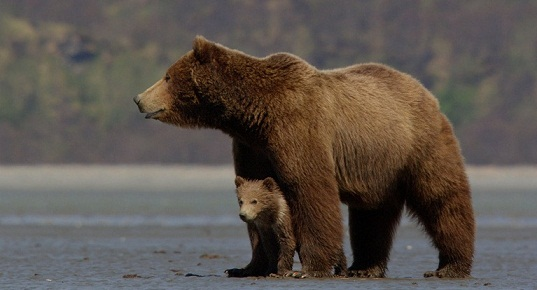
//> input picture image_segmentation/build/sample_images/00.jpg, 537 x 290 px
$ ./hough_line ../../image_segmentation/build/sample_images/00.jpg   (built with g++ and OpenCV 4)
//> lines starting //> are read from the running program, lines starting //| are printed output that depends on the picture; after the words box and inside, x2 and y2 are one past the last pixel; in counts of white or black regions, pixels touching at a corner belong together
/**
 * @file hough_line.cpp
 * @author Nguyen Quang <nqoptik@gmail.com>
 * @brief The Hough line transform for line detection.
 * @since 0.0.1
 *
 * @copyright Copyright (c) 2015, Nguyen Quang, all rights reserved.
 *
 */

#include <cmath>
#include <iostream>

#include <opencv2/core/core.hpp>
#include <opencv2/highgui/highgui.hpp>
#include <opencv2/imgproc/imgproc.hpp>

/**
 * @brief A struct to store the data of a line in the Polar coordinate system.
 *
 * @since 0.0.1
 *
 */
struct Line
{
    float rho;
    float theta;
};

/**
 * @brief A class to detect lines in an image using the Hough transform.
 *
 * @since 0.0.1
 *
 */
class HoughLine
{
private:
    float delta_theta_;         //!< The angle resolution of the accumulator in radians.
    int accumulator_threshold_; //!< The accumulator threshold parameter, only those lines get enough votes will be returned.
    int rho_range_;             //!< The rho range around the maximum cell that belongs to the same line.
    float theta_range_;         //!< The theta range around the maximum cell that belongs to the same line.

public:
    /**
     * @brief Construct a new HoughLine object.
     *
     * @param[in] delta_theta The angle resolution of the accumulator in radians.
     * @param[in] accumulator_threshold The accumulator threshold parameter, only those lines get enough votes will be returned.
     * @param[in] rho_range The rho range around the maximum cell that belongs to the same line.
     * @param[in] theta_range The theta range around the maximum cell that belongs to the same line.
     * @since 0.0.1
     */
    HoughLine(const float& delta_theta = M_PI / 180,
              const int& accumulator_threshold = 100,
              const int& rho_range = 10,
              const float& theta_range = M_PI / 18);

    /**
     * @brief Destroy the HoughLine object.
     *
     * @since 0.0.1
     *
     */
    ~HoughLine();

    /**
     * @brief Detect lines in the given image.
     *
     * @param[in] image The input image.
     * @return The vector of lines detected.
     * @since 0.0.1
     */
    std::vector<Line> detect_lines(const cv::Mat& image) const;
};

HoughLine::HoughLine(const float& delta_theta,
                     const int& accumulator_threshold,
                     const int& rho_range,
                     const float& theta_range)
    : delta_theta_(delta_theta),
      accumulator_threshold_(accumulator_threshold),
      rho_range_(rho_range),
      theta_range_(theta_range)
{
}

HoughLine::~HoughLine()
{
}

std::vector<Line> HoughLine::detect_lines(const cv::Mat& image) const
{
    int rho_index_max = std::round(sqrtf((float)(image.rows * image.rows + image.cols * image.cols)));
    int theta_index_max = std::round(2 * M_PI / delta_theta_);
    cv::Mat accumulator = cv::Mat::zeros(cv::Size(theta_index_max, rho_index_max), CV_16UC1);
    ushort* accumulator_data = (ushort*)accumulator.data;

    // Run the accumulator
    for (int row_index = 0; row_index < image.rows; ++row_index)
    {
        for (int column_index = 0; column_index < image.cols; ++column_index)
        {
            // The edge pixels are black
            if (image.data[row_index * image.cols + column_index] == 0)
            {
                for (float theta = 0; theta < 2 * M_PI; theta += delta_theta_)
                {
                    int rho = std::round(column_index * cos(theta) + row_index * sin(theta));
                    if (rho >= 0)
                    {
                        int theta_index = std::round(theta / delta_theta_);
                        ++accumulator_data[rho * accumulator.cols + theta_index];
                    }
                }
            }
        }
    }

    // Run the peak selection algorithm
    int row_range = rho_range_;
    int column_range = std::round(theta_range_ / delta_theta_);
    std::vector<Line> lines;
    while (true)
    {
        // Find the maximum cell in the accumulator
        double max_cell_value;
        cv::Point max_cell_location;
        cv::minMaxLoc(accumulator, nullptr, &max_cell_value, nullptr, &max_cell_location);
        if ((int)max_cell_value < accumulator_threshold_)
        {
            break;
        }

        // Zero out the area around the maximum cell that belongs to the same line
        for (int row_index = std::max(max_cell_location.y - row_range, 0); row_index < std::min(max_cell_location.y + row_range, accumulator.rows); ++row_index)
        {
            for (int column_index = std::max(max_cell_location.x - column_range, 0); column_index < std::min(max_cell_location.x + column_range, accumulator.cols); ++column_index)
            {
                accumulator_data[row_index * accumulator.cols + column_index] = 0;
            }
        }
        float rho = max_cell_location.y;
        float theta = max_cell_location.x * delta_theta_;
        lines.push_back(Line{rho, theta});
    }
    return lines;
}

/**
 * @brief The main function.
 *
 * @param[in] argc The argument count.
 * @param[in] argv The argument vector.
 * @return The status value.
 * @since 0.0.1
 */
int main(int argc, char** argv)
{
    if (argc != 2)
    {
        printf("To run the Hough line detection, type ./hough_line <image_file>\n");
        return 1;
    }
    cv::Mat image = cv::imread(argv[1], 0);
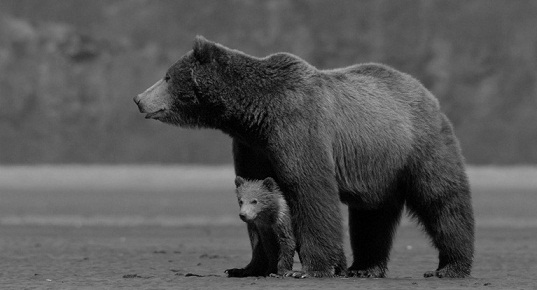
//> image: 290 rows x 537 cols, CV_8UC1; min 0, max 205, mean 86.9
    if (image.empty())
    {
        printf("The input image is empty.\n");
        return 1;
    }
    cv::threshold(image, image, 200, 255, cv::THRESH_BINARY);
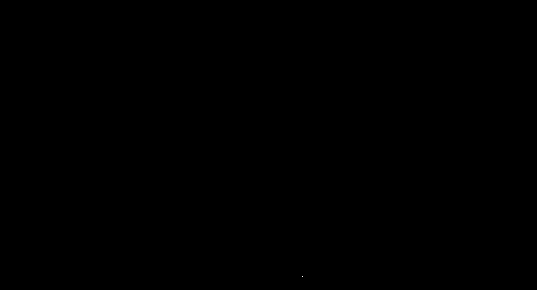
//> image: 290 rows x 537 cols, CV_8UC1; 0% white in thin lines or dots, all inside (x1, y1, x2, y2) = (302, 276, 303, 277)

    // Apply the Hough line detection
    HoughLine hough_line(M_PI / 180, 100, 10, M_PI / 18);
    std::vector<Line> lines = hough_line.detect_lines(image);
//> after the loop in detect_lines, `for (int row_index = 0; row_index < image.rows; ++row_index)`:
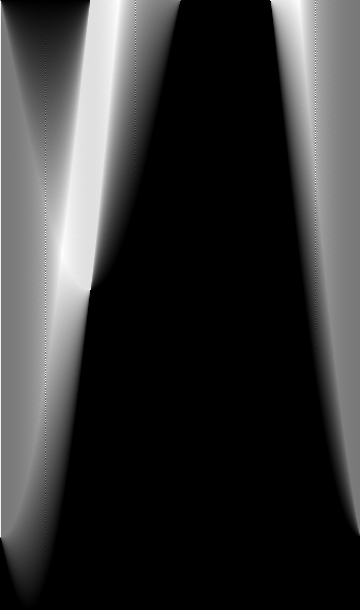
//> accumulator: 610 rows x 360 cols, CV_16UC1; min 0, max 610, mean 128.5; drawn with min black and max white
//> the loop in detect_lines, `while (true)` made 683 passes
//> (max_cell_value, max_cell_location, rho, theta) on passes 1 to 12: (610, Point(62, 255), 255, 1.08), (608, Point(118, 0), 0, 2.06), (608, Point(298, 0), 0, 5.2), (607, Point(117, 12), 12, 2.04), (602, Point(63, 242), 242, 1.1), (599, Point(116, 22), 22, 2.02), (594, Point(115, 32), 32, 2.01), (594, Point(65, 228), 228, 1.13), (590, Point(299, 10), 10, 5.22), (588, Point(114, 43), 43, 1.99), (588, Point(66, 217), 217, 1.15), (586, Point(63, 265), 265, 1.1)
//> pass 2, in detect_lines, `cv::minMaxLoc(accumulator, nullptr, &max_cell_value, nullptr, &max_cel..`:
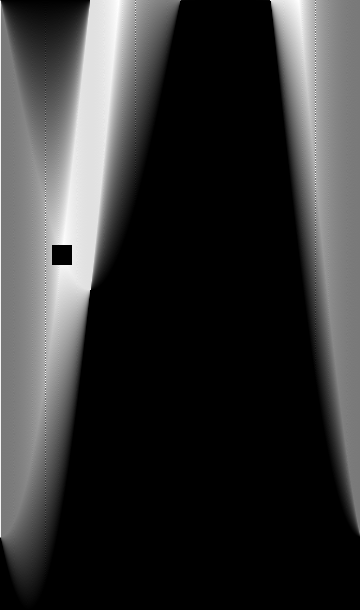
//> accumulator: 610 rows x 360 cols, CV_16UC1; 0.18% of pixels changed, all inside (x1, y1, x2, y2) = (52, 245, 72, 265); drawn with min black and max white
//> pass 3, in detect_lines, `cv::minMaxLoc(accumulator, nullptr, &max_cell_value, nullptr, &max_cel..`:
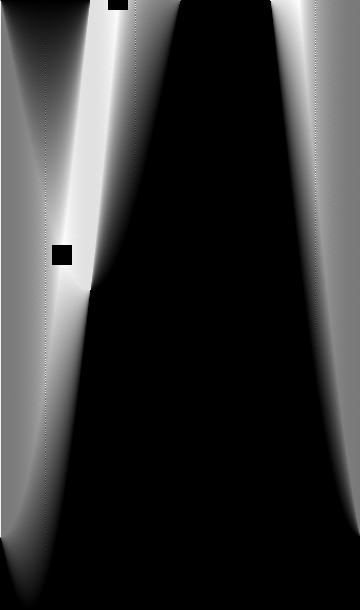
//> accumulator: 610 rows x 360 cols, CV_16UC1; 0.09% of pixels changed, all inside (x1, y1, x2, y2) = (108, 0, 128, 10); drawn with min black and max white
//> after the loop in detect_lines, `while (true)`:
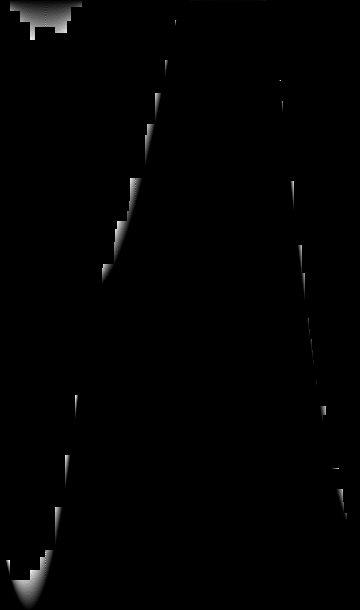
//> accumulator: 610 rows x 360 cols, CV_16UC1; min 0, max 98, mean 0.7; drawn with min black and max white
//> after the loop in detect_lines, `while (true)`: lines = 682 items
//> lines = 682 items
    for (size_t i = 0; i < lines.size(); ++i)
    {
        std::cout << "(rho, theta) = (" << lines[i].rho << ", " << lines[i].theta << ")\n";
    }
//> this loop made 682 passes
//| (rho, theta) = (255, 1.0821)
//| (rho, theta) = (0, 2.05949)
//| (rho, theta) = (0, 5.20108)
//| (rho, theta) = (12, 2.04204)
//| (rho, theta) = (242, 1.09956)
//| (rho, theta) = (22, 2.02458)
//| (rho, theta) = (32, 2.00713)
//| (rho, theta) = (228, 1.13446)
//> (output is shown up to pass 8 of 682)
    return 0;
}

$ run again, on image_segmentation/build/sample_images/02.jpg
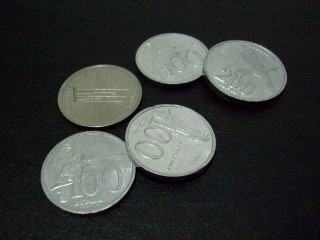
//> input picture image_segmentation/build/sample_images/02.jpg, 320 x 240 px
//> after the loop in detect_lines, `for (int row_index = 0; row_index < image.rows; ++row_index)`:
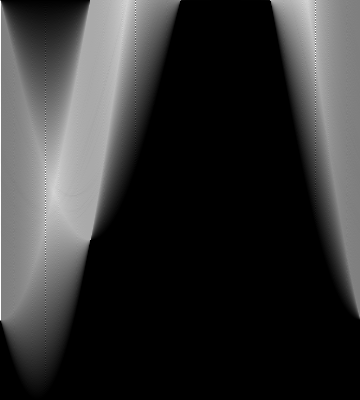
//> accumulator: 400 rows x 360 cols, CV_16UC1; min 0, max 480, mean 96.5; drawn with min black and max white
//> the loop in detect_lines, `while (true)` made 399 passes
//> (max_cell_value, max_cell_location, rho, theta) on passes 1 to 8: (480, Point(0, 1), 1, 0), (480, Point(315, 1), 1, 5.5), (480, Point(0, 11), 11, 0), (480, Point(315, 11), 11, 5.5), (480, Point(0, 21), 21, 0), (480, Point(315, 23), 23, 5.5), (480, Point(0, 31), 31, 0), (480, Point(0, 41), 41, 0)
//> after the loop in detect_lines, `while (true)`:
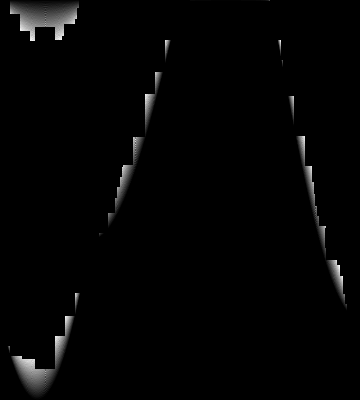
//> accumulator: 400 rows x 360 cols, CV_16UC1; min 0, max 99, mean 1.5; drawn with min black and max white
//> after the loop in detect_lines, `while (true)`: lines = 398 items
//> the loop `for (size_t i = 0; i < lines.size(); ++i)` made 398 passes
//| (rho, theta) = (1, 0)
//| (rho, theta) = (1, 5.49779)
//| (rho, theta) = (11, 0)
//| (rho, theta) = (11, 5.49779)
//| (rho, theta) = (21, 0)
//> (output is shown up to pass 5 of 398)

$ run again, on image_segmentation/build/sample_images/03.jpg
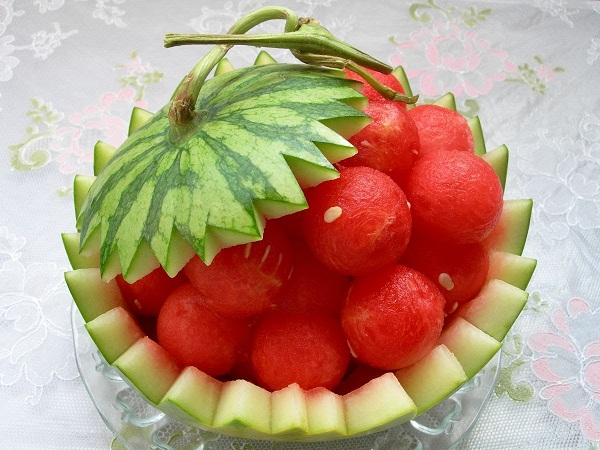
//> input picture image_segmentation/build/sample_images/03.jpg, 600 x 450 px
//> `cv::threshold(image, image, 200, 255, cv::THRESH_BINARY);`:
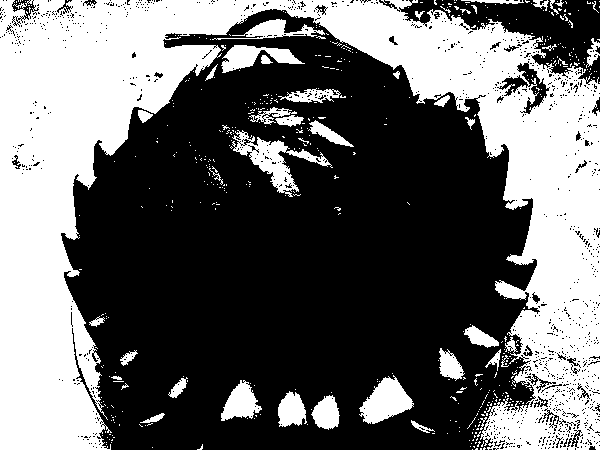
//> image: 450 rows x 600 cols, CV_8UC1; 40.8% white; 502 white regions (461 under 20 px), largest, box (x1, y1, x2, y2) and area: (0, 0, 600, 450) 97059, (232, 130, 333, 197) 1844, (359, 375, 414, 424) 1504
//> the loop in detect_lines, `while (true)` made 596 passes
//> (max_cell_value, max_cell_location, rho, theta) on passes 1 to 8: (817, Point(45, 426), 426, 0.785), (805, Point(0, 352), 352, 0), (803, Point(0, 221), 221, 0), (802, Point(0, 307), 307, 0), (798, Point(45, 414), 414, 0.785), (785, Point(0, 204), 204, 0), (783, Point(0, 341), 341, 0), (783, Point(0, 362), 362, 0)
//> after the loop in detect_lines, `while (true)`:
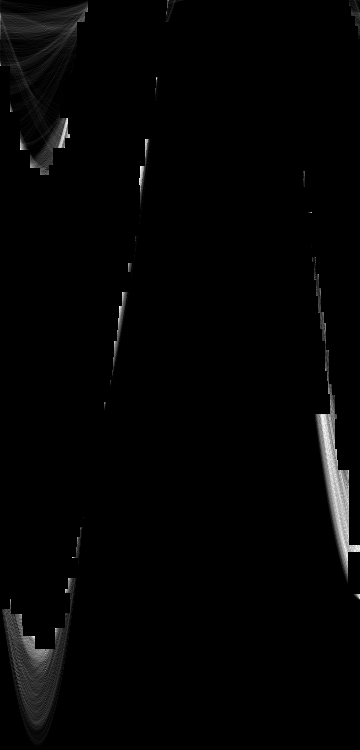
//> accumulator: 750 rows x 360 cols, CV_16UC1; min 0, max 99, mean 1.5; drawn with min black and max white
//> after the loop in detect_lines, `while (true)`: lines = 595 items
//> the loop `for (size_t i = 0; i < lines.size(); ++i)` made 595 passes
//| (rho, theta) = (426, 0.785398)
//| (rho, theta) = (352, 0)
//| (rho, theta) = (221, 0)
//| (rho, theta) = (307, 0)
//| (rho, theta) = (414, 0.785398)
//> (output is shown up to pass 5 of 595)

$ run again, on image_segmentation/build/sample_images/04.jpg
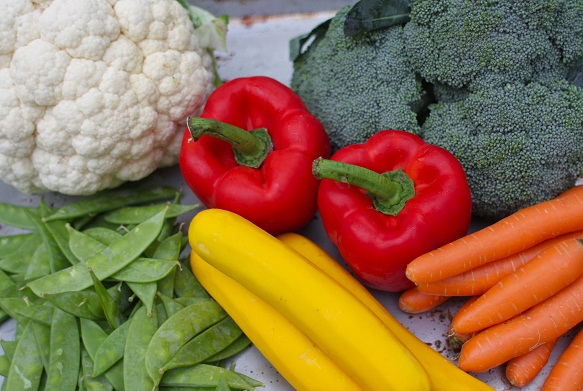
//> input picture image_segmentation/build/sample_images/04.jpg, 583 x 391 px
//> `cv::threshold(image, image, 200, 255, cv::THRESH_BINARY);`:
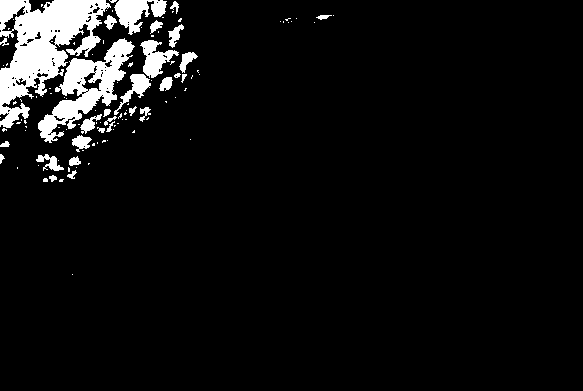
//> image: 391 rows x 583 cols, CV_8UC1; 6.3% white; 111 white regions (82 under 20 px), largest, box (x1, y1, x2, y2) and area: (0, 0, 111, 128) 6606, (38, 38, 135, 143) 3407, (114, 0, 167, 35) 984
//> the loop in detect_lines, `while (true)` made 734 passes
//> (max_cell_value, max_cell_location, rho, theta) on passes 1 to 8: (782, Point(315, 124), 124, 5.5), (782, Point(315, 134), 134, 5.5), (782, Point(0, 201), 201, 0), (782, Point(0, 211), 211, 0), (782, Point(0, 221), 221, 0), (782, Point(0, 231), 231, 0), (782, Point(0, 241), 241, 0), (782, Point(0, 251), 251, 0)
//> after the loop in detect_lines, `while (true)`:
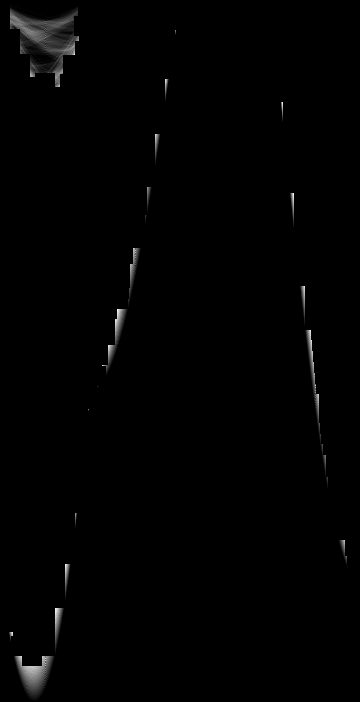
//> accumulator: 702 rows x 360 cols, CV_16UC1; min 0, max 99, mean 0.7; drawn with min black and max white
//> after the loop in detect_lines, `while (true)`: lines = 733 items
//> the loop `for (size_t i = 0; i < lines.size(); ++i)` made 733 passes
//| (rho, theta) = (124, 5.49779)
//| (rho, theta) = (134, 5.49779)
//| (rho, theta) = (201, 0)
//| (rho, theta) = (211, 0)
//| (rho, theta) = (221, 0)
//> (output is shown up to pass 5 of 733)
